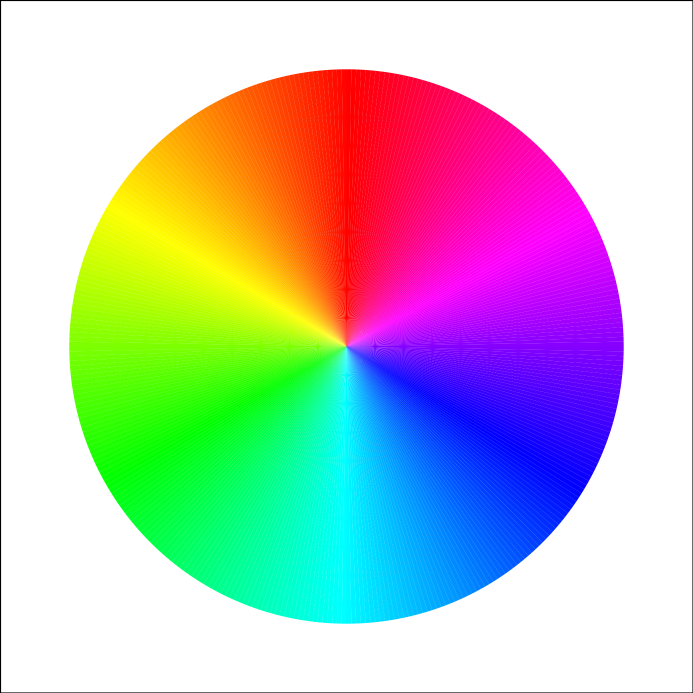
#> input picture matiz.png, 1386 x 1386 px (shown at 1/2 size)
$ python hue-inverter.py
#> lines starting #> are read from the running program, lines starting #| are printed output that depends on the picture; after the words box and inside, x2 and y2 are one past the last pixel; in counts of white or black regions, pixels touching at a corner belong together
#> in main, image is the input picture: shape (1386, 1386, 3); mean B, G, R 191.5, 191.5, 191.9
#> the answer given: 3
#> the answer given: 3
import cv2
import numpy as np

def plot_image(image):
    width = 600
    height = 600
    cv2.namedWindow('Imagem Alterada', cv2.WINDOW_NORMAL)
    cv2.resizeWindow('Imagem Alterada', width, height)
    cv2.imshow('Imagem Alterada', image)
    cv2.waitKey(0)

def invert_hue(image, m, x):
#> called with m = 3, x = 3
    hsv_image = cv2.cvtColor(image, cv2.COLOR_BGR2HSV)
#> hsv_image: shape (1386, 1386, 3); mean H, S, V 44.9, 124.1, 253.8

    lower_interval = np.mod((m - x) / 2, 180)
    upper_interval = np.mod((m + x) / 2, 180)

    image_hue = hsv_image[:, :, 0]
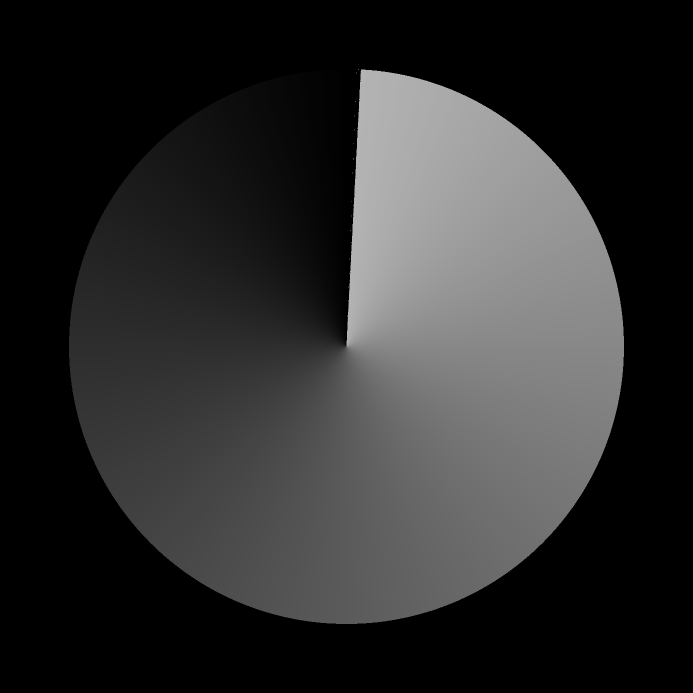
#> image_hue: shape (1386, 1386) (shown at 1/2 size); min 0, max 179, mean 44.9

    lower = lower_interval <= image_hue
#> lower: shape (1386, 1386) bool; every value is 1
    upper = upper_interval >= image_hue
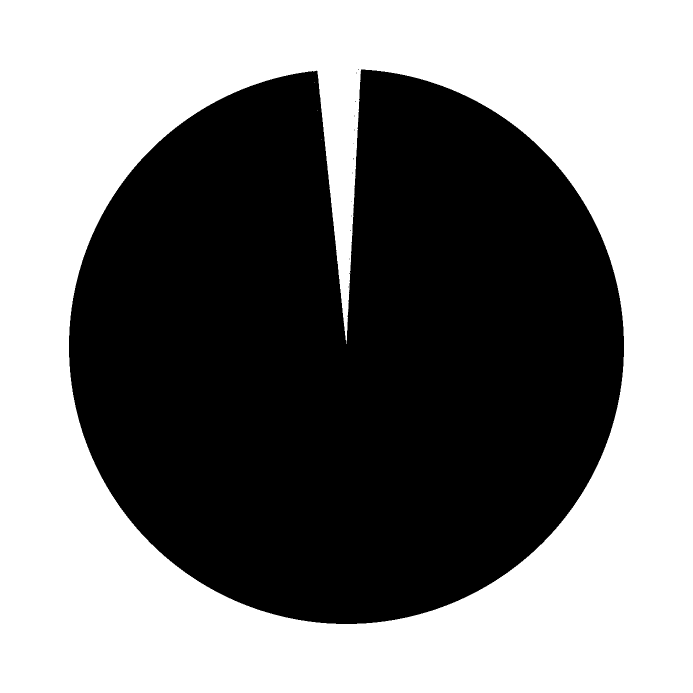
#> upper: shape (1386, 1386) bool (shown at 1/2 size); 50.9% white; 17 black regions (16 under 20 px), largest, box (x1, y1, x2, y2) and area: (138, 139, 1248, 1248) 943496

    image_hue = image_hue.astype(np.uint16)


    if lower_interval > upper_interval:
        image_mask = np.logical_or(upper, lower)
    else:
        image_mask = np.logical_and(upper, lower)

    image_hue[image_mask] = np.mod((image_hue[image_mask] + 90), 180).astype(np.uint8)
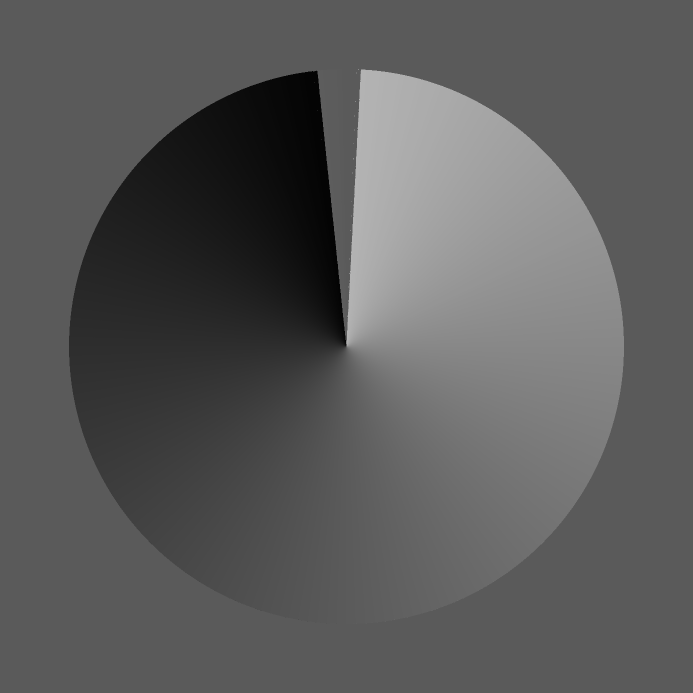
#> image_hue: shape (1386, 1386) uint16 (shown at 1/2 size); min 4, max 179, mean 90.7

    hsv_image[:, :, 0] = image_hue
#> hsv_image: shape (1386, 1386, 3); mean H, S, V 90.7, 124.1, 253.8

    changed_image = cv2.cvtColor(hsv_image, cv2.COLOR_HSV2BGR)

    return changed_image

def main():
    image = cv2.imread('matiz.png')
    m = int(input('Valor da matiz: '))
    x = int(input('X: '))

    changed_image = invert_hue(image, m, x)

    plot_image(changed_image)

if __name__ == '__main__':
    main()
